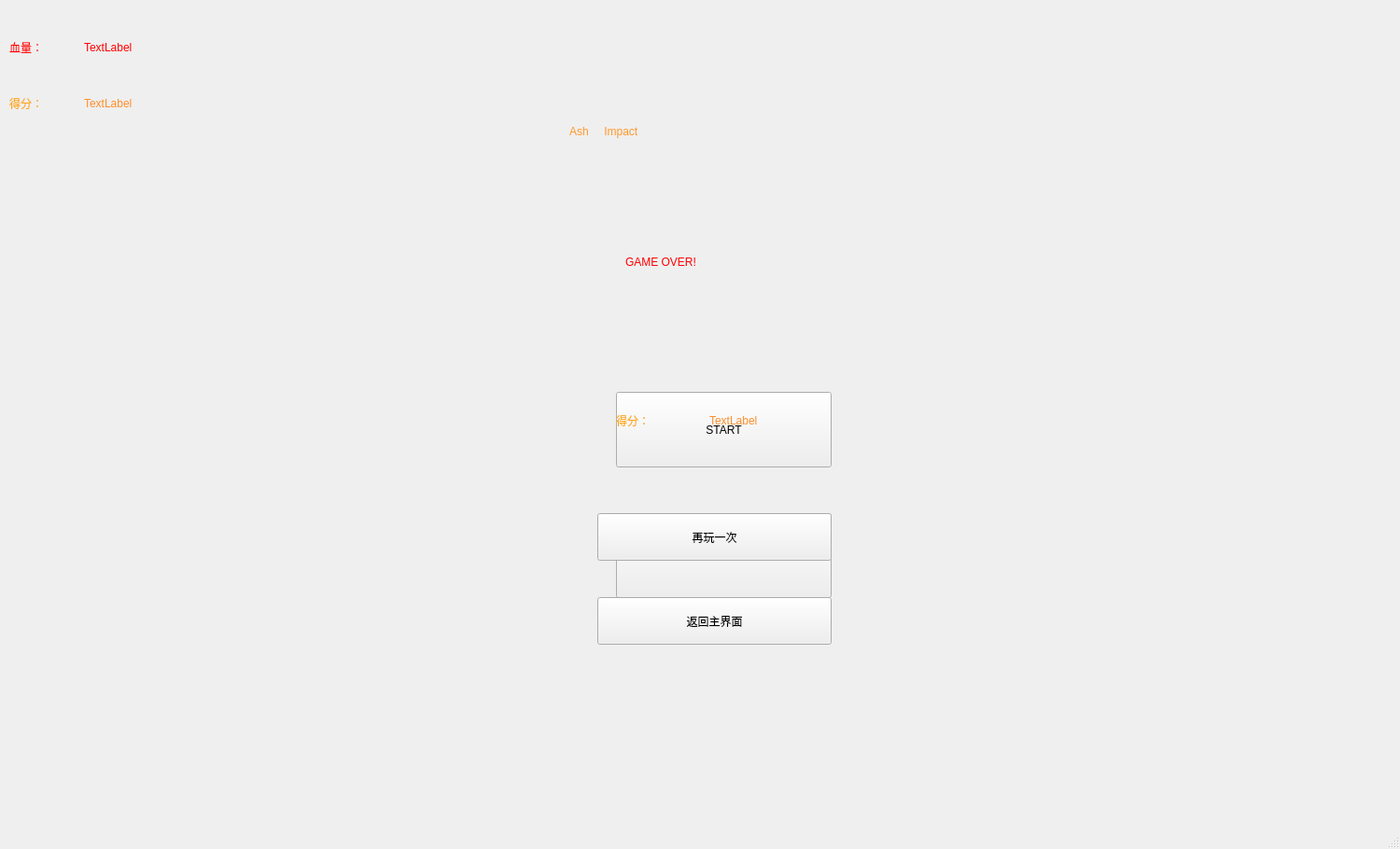
<?xml version="1.0" encoding="UTF-8"?>
<ui version="4.0">
 <class>MainWindow</class>
 <widget class="QMainWindow" name="MainWindow">
  <property name="geometry">
   <rect>
    <x>0</x>
    <y>0</y>
    <width>1500</width>
    <height>910</height>
   </rect>
  </property>
  <property name="windowTitle">
   <string>MainWindow</string>
  </property>
  <property name="windowIcon">
   <iconset resource="res.qrc">
    <normaloff>:/res/Logo.png</normaloff>:/res/Logo.png</iconset>
  </property>
  <widget class="QWidget" name="centralwidget">
   <widget class="QLabel" name="label">
    <property name="geometry">
     <rect>
      <x>610</x>
      <y>40</y>
      <width>471</width>
      <height>201</height>
     </rect>
    </property>
    <property name="styleSheet">
     <string notr="true">font: 72pt &quot;Poor Richard&quot;;
color: rgb(255, 152, 43);</string>
    </property>
    <property name="frameShape">
     <enum>QFrame::NoFrame</enum>
    </property>
    <property name="text">
     <string>Ash     Impact</string>
    </property>
   </widget>
   <widget class="QPushButton" name="START">
    <property name="geometry">
     <rect>
      <x>660</x>
      <y>420</y>
      <width>231</width>
      <height>81</height>
     </rect>
    </property>
    <property name="text">
     <string>START</string>
    </property>
   </widget>
   <widget class="QPushButton" name="opti">
    <property name="geometry">
     <rect>
      <x>660</x>
      <y>550</y>
      <width>231</width>
      <height>91</height>
     </rect>
    </property>
    <property name="text">
     <string>OPTION</string>
    </property>
   </widget>
   <widget class="QLabel" name="end">
    <property name="geometry">
     <rect>
      <x>670</x>
      <y>210</y>
      <width>441</width>
      <height>141</height>
     </rect>
    </property>
    <property name="styleSheet">
     <string notr="true">font: 50pt &quot;宋体&quot;;
color: rgb(255, 0, 0);</string>
    </property>
    <property name="text">
     <string>GAME OVER!</string>
    </property>
   </widget>
   <widget class="QPushButton" name="reborn">
    <property name="geometry">
     <rect>
      <x>640</x>
      <y>550</y>
      <width>251</width>
      <height>51</height>
     </rect>
    </property>
    <property name="styleSheet">
     <string notr="true">font: 20pt &quot;宋体&quot;;</string>
    </property>
    <property name="text">
     <string>再玩一次</string>
    </property>
   </widget>
   <widget class="QLabel" name="blood">
    <property name="geometry">
     <rect>
      <x>10</x>
      <y>20</y>
      <width>271</width>
      <height>61</height>
     </rect>
    </property>
    <property name="styleSheet">
     <string notr="true">color: rgb(255, 0, 0);
font: 28pt &quot;宋体&quot;;</string>
    </property>
    <property name="text">
     <string>血量：</string>
    </property>
   </widget>
   <widget class="QLabel" name="score">
    <property name="geometry">
     <rect>
      <x>10</x>
      <y>70</y>
      <width>271</width>
      <height>81</height>
     </rect>
    </property>
    <property name="styleSheet">
     <string notr="true">color: rgb(254, 170, 25);
font: 28pt &quot;宋体&quot;;</string>
    </property>
    <property name="text">
     <string>得分：</string>
    </property>
   </widget>
   <widget class="QLabel" name="bloods">
    <property name="geometry">
     <rect>
      <x>90</x>
      <y>30</y>
      <width>221</width>
      <height>41</height>
     </rect>
    </property>
    <property name="styleSheet">
     <string notr="true">font: 600 italic 28pt &quot;Lucida Fax&quot;;

color: rgb(255, 0, 0);</string>
    </property>
    <property name="text">
     <string>TextLabel</string>
    </property>
   </widget>
   <widget class="QLabel" name="scores">
    <property name="geometry">
     <rect>
      <x>90</x>
      <y>90</y>
      <width>191</width>
      <height>41</height>
     </rect>
    </property>
    <property name="styleSheet">
     <string notr="true">font: italic 28pt &quot;Lucida Fax&quot;;
color: rgb(255, 142, 43);</string>
    </property>
    <property name="text">
     <string>TextLabel</string>
    </property>
   </widget>
   <widget class="QLabel" name="ends">
    <property name="geometry">
     <rect>
      <x>660</x>
      <y>410</y>
      <width>271</width>
      <height>81</height>
     </rect>
    </property>
    <property name="styleSheet">
     <string notr="true">color: rgb(254, 170, 25);
font: 28pt &quot;宋体&quot;;</string>
    </property>
    <property name="text">
     <string>得分：</string>
    </property>
   </widget>
   <widget class="QLabel" name="endss">
    <property name="geometry">
     <rect>
      <x>760</x>
      <y>430</y>
      <width>191</width>
      <height>41</height>
     </rect>
    </property>
    <property name="styleSheet">
     <string notr="true">font: italic 28pt &quot;Lucida Fax&quot;;
color: rgb(252, 142, 43);</string>
    </property>
    <property name="text">
     <string>TextLabel</string>
    </property>
   </widget>
   <widget class="QPushButton" name="fanhui">
    <property name="geometry">
     <rect>
      <x>640</x>
      <y>640</y>
      <width>251</width>
      <height>51</height>
     </rect>
    </property>
    <property name="styleSheet">
     <string notr="true">font: 18pt &quot;宋体&quot;;</string>
    </property>
    <property name="text">
     <string>返回主界面</string>
    </property>
   </widget>
  </widget>
  <widget class="QMenuBar" name="menubar">
   <property name="geometry">
    <rect>
     <x>0</x>
     <y>0</y>
     <width>1500</width>
     <height>17</height>
    </rect>
   </property>
  </widget>
  <widget class="QStatusBar" name="statusbar"/>
 </widget>
 <resources>
  <include location="res.qrc"/>
 </resources>
 <connections/>
</ui>
